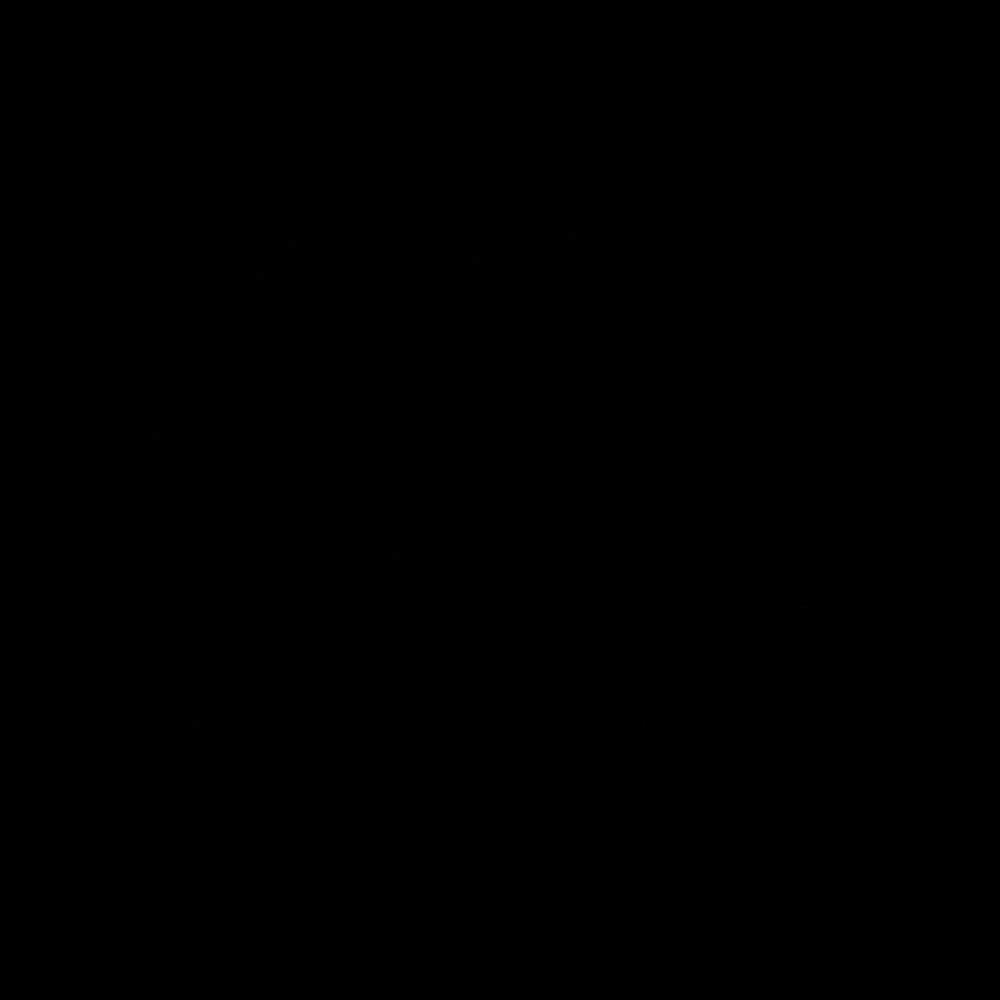
Frame 1 (no input)
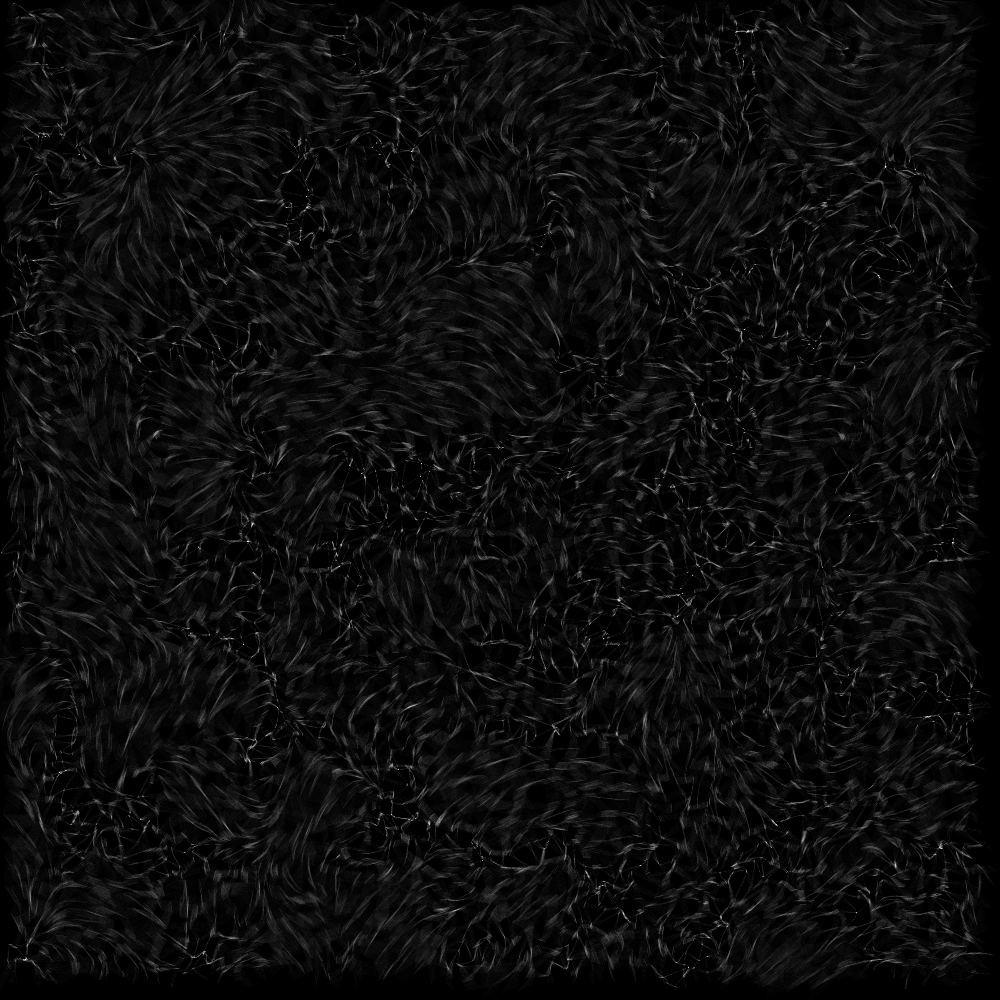
Frame 60 (the mouse pressed at the canvas centre just before this capture)
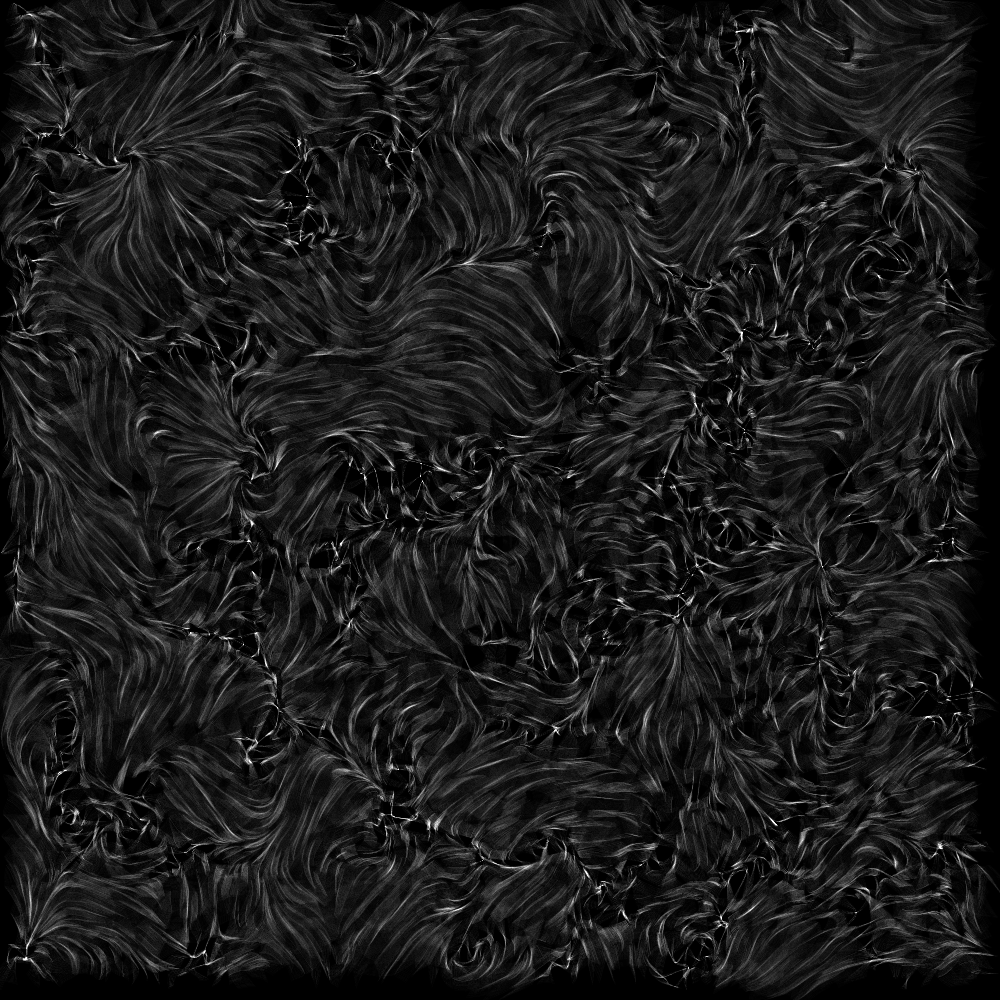
Frame 120 (the mouse held since frame 60 and released just before this capture)

The Processing sketch that drew these frames (run headless with seeded random() and noise(); from frame 60 on, the mouse is pressed at the canvas centre):

// Processing sketch: grid2
// ── grid2.pde
PVector[][] points = new PVector[100][100];

void setup() {
  
  size(1000, 1000);
  blendMode(ADD);
  for (int x = 0; x < points.length; x++) {
    for (int y = 0; y < points[0].length; y++) {
       points[x][y] = new PVector(x*(width/points.length), y*(width/points.length)).add(random(-10, 10), random(-10, 10));

    }
  }

  
  background(0);
}

void draw() {
  //background(0);
  stroke(255, 2);
  for (int x = 0; x < points.length; x++) {
    for (int y = 0; y < points[0].length; y++) {
      PVector p = points[x][y];
      float s = 0.01;
      points[x][y].add(noise(p.x*s, p.y*s, 0)-0.5, noise(p.x*s, p.y*s, 1)-0.5);
    }
  }

  for (int x = 1; x < points.length-2; x++) {
    for (int y = 1; y < points[0].length-2; y++) {
      //fill(0);
      noFill();
      curve(points[x-1][y].x, points[x-1][y].y, points[x][y].x, points[x][y].y, points[x+1][y].x, points[x+1][y].y, points[x+2][y].x, points[x+2][y].y);
      curve(points[x][y-1].x, points[x][y-1].y, points[x][y].x, points[x][y].y, points[x][y+1].x, points[x][y+1].y, points[x][y+2].x, points[x][y+2].y);
    }
  }
  
  if(keyPressed){
    println("save");
    save("out"+millis()+".png");
    println("save done");
    exit();
  }
}
